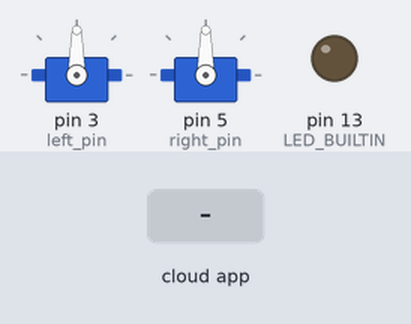
The sketch below on a simulated Arduino Nano, built with avr-gcc and run on an emulated ATmega328P. Shown: 2 × servo, output pins drawn as LEDs (lit = HIGH). The inputs (shaded band) are chosen by the test bench. The ROS host is connected and sends only what is stated.

Above: at 4.8 s.
4.9 s: the phone or cloud app sets left_motor to 0
At 5.9 s:
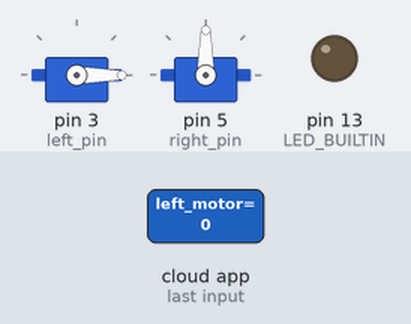
6.4 s: the phone or cloud app sets right_motor to 0
At 7.1 s:
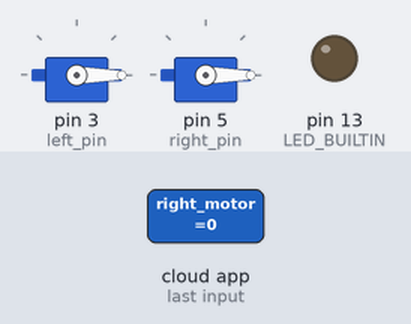
7.9 s: the phone or cloud app sets left_motor to 1
At 8.2 s:
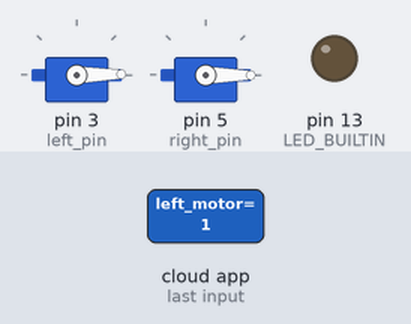
9.4 s: the phone or cloud app sets right_motor to 1
At 10.6 s:
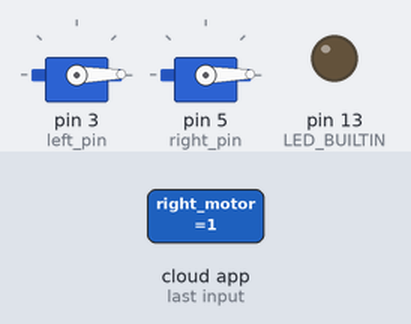
Timing chart, 0 to 11.9 s (numbered marks = the images above; inputs shaded):
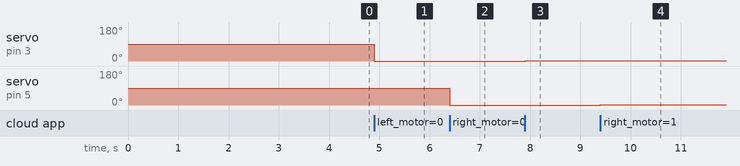

Measured:
- after the input at 4.9 s, servo on pin 3 (left_pin): 90° → 0° at once
- after the input at 6.4 s, servo on pin 5 (right_pin): 90° → 0° at once
- after the input at 7.9 s, servo on pin 3 (left_pin): 0° → 1° at once
- after the input at 9.4 s, servo on pin 5 (right_pin): 0° → 1° at once

The sketch:

ros_motorcontrol.ino
```cpp
#include <ros.h>
#include <std_msgs/Empty.h>
#include <std_msgs/UInt8.h>
#include <Servo.h>

ros::NodeHandle  nh;

int left_pin = 3; // Pin D3 on Arduino nano
int right_pin = 5; // Pin D5 on Arduino nano
int delaytime = 15; // Time delay between reading messages
int initialised = 0;
unsigned long time_since_start = 0;

char showreceived[] = "received";

Servo leftservo;  // create servo object to control a servo
Servo rightservo;  // create servo object to control a servo


void leftmotormessage( const std_msgs::UInt8& motor_msg){
  nh.logfatal(showreceived);
  if(motor_msg.data <= 180){
    leftservo.write(motor_msg.data);
  }

}

void rightmotormessage( const std_msgs::UInt8& motor_msg){
  nh.logfatal(showreceived);
  if(motor_msg.data <= 180){
    rightservo.write(motor_msg.data);
  }

}

ros::Subscriber<std_msgs::UInt8> sub_left("left_motor", &leftmotormessage );
ros::Subscriber<std_msgs::UInt8> sub_right("right_motor", &rightmotormessage );

void setup() {
  pinMode(LED_BUILTIN, OUTPUT);

  leftservo.attach(left_pin, 1000, 2000);  // 1000 and 2000 are values for the ESCS I'm using
  leftservo.write(90); // Value goes between 0 and 180 for a servo. 90 means neutral if your esc can go forwards and backwards

  rightservo.attach(right_pin, 1000, 2000);
  rightservo.write(90);

  nh.initNode();
  nh.subscribe(sub_left);
  nh.subscribe(sub_right);
}


// Make sure the servos are set correctly to zero before going on ROS
void loop() {
  if (initialised > 3){
    nh.spinOnce();
  }
  else{
    initialised += 1;
    delay(1000);
  }
}
```
